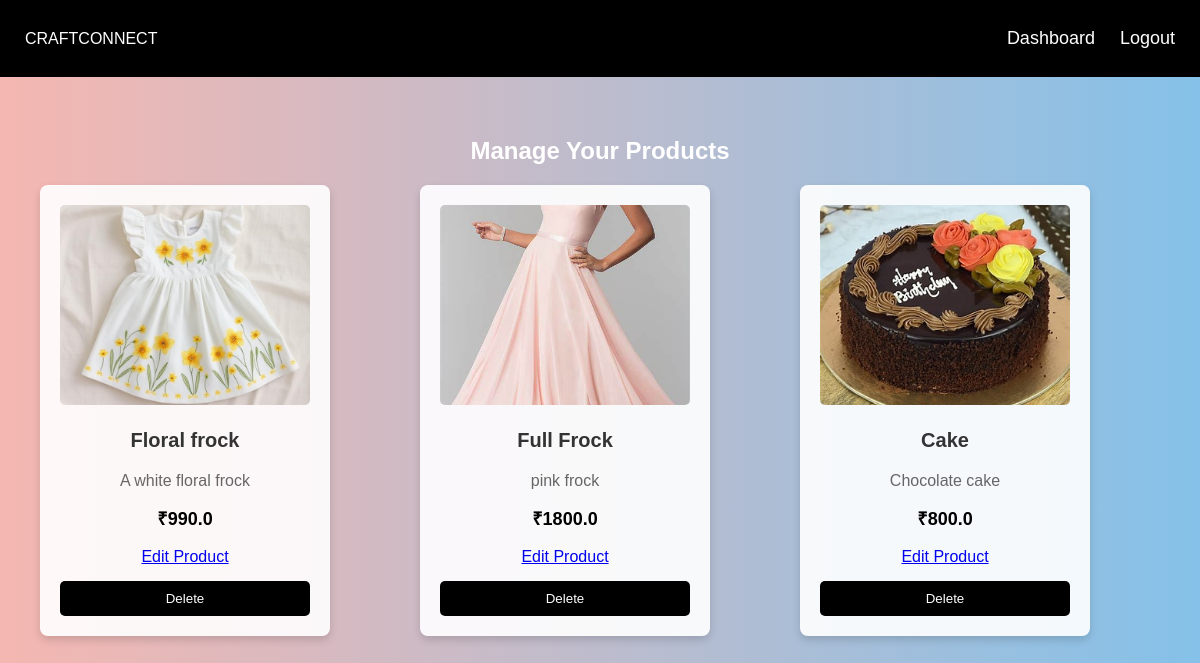
Screenshot of /manage_products (signed in) with the database file from the repository.
### tables this page shows
CREATE TABLE products (
            id INTEGER PRIMARY KEY AUTOINCREMENT,
            name TEXT NOT NULL,
            description TEXT NOT NULL,
            price REAL NOT NULL,
            image TEXT NOT NULL,
            manufacturer_id INTEGER,
            FOREIGN KEY (manufacturer_id) REFERENCES users (id)
        );

### app.py (the view)
@app.route('/manage_products')
def manage_products():
    if "user_id" not in session or session["user_type"] != "manufacturer":
        return redirect(url_for("login"))
    manufacturer_id = session["user_id"]
    conn = sqlite3.connect("craftconnect.db")
    conn.row_factory = sqlite3.Row
    cursor = conn.cursor()
    cursor.execute("SELECT * FROM products WHERE manufacturer_id=?", (manufacturer_id,))
    products = cursor.fetchall()
    conn.close()
    return render_template("manage_products.html", products=products)

### templates/manage_products.html (shortened to what this page needs)
<!DOCTYPE html>
<html lang="en">
<head>
    <link rel="stylesheet" href="{{ url_for('static', filename='css/styles.css') }}">
</head>
<body>
    <nav class="navbar">
        <div class="logo">CRAFTCONNECT</div>
        <ul class="nav-links">
            <li><a href="{{ url_for('manufacturer_dashboard') }}">Dashboard</a></li>
            <li><a href="{{ url_for('logout') }}">Logout</a></li>
        </ul>
    </nav>
    <section class="product-container">
        <h2>Manage Your Products</h2>
        {% if products %}
            <div class="products-grid">
                {% for product in products %}
                <div class="product-card">
                    <img src="{{ url_for('static', filename='uploads/' + product[4]) }}" alt="{{ product[1] }}">
                    <h3>{{ product[1] }}</h3>
                    <p>{{ product[2] }}</p>
                    <p class="price">₹{{ product[3] }}</p>
                    <a href="{{ url_for('edit_product', product_id=product[0]) }}">
                        <a href="{{ url_for('edit_product', product_id=product['id']) }}" class="edit-btn">Edit Product</a>
                    </a>
                    <form action="{{ url_for('delete_product', product_id=product[0]) }}" method="POST">
                        <button type="submit">Delete</button>
                    </form>
                </div>
                {% endfor %}
            </div>
        {% else %}
            <p>No products found.</p>
        {% endif %}
    </section>
</body>
</html>

### static/css/styles.css (style rules this page uses)
body { margin: 0; font-family: Arial, sans-serif; background: linear-gradient(to right, #F5B7B1, #85C1E9); background-attachment: fixed; background-size: cover; color: white; }
.navbar { display: flex; justify-content: space-between; align-items: center; flex-wrap: wrap; padding: 12px 25px; background: black; color: white; }
.nav-links { list-style: none; display: flex; gap: 25px; }
.nav-links a { text-decoration: none; color: white; font-size: 18px; transition: 0.3s ease; }
.product-container { text-align: center; padding: 40px; }
.products-grid { display: grid; grid-template-columns: repeat(auto-fit, minmax(250px, 1fr)); gap: 20px; justify-content: center; }
.product-card { background: rgba(255, 255, 255, 0.9); color: black; padding: 20px; box-shadow: 0px 4px 8px rgba(0, 0, 0, 0.15); text-align: center; border-radius: 8px; width: 250px; }
.product-card img { width: 100%; height: 200px; object-fit: cover; border-radius: 5px; }
.product-card h3 { font-size: 20px; color: #333; }
.product-card p { font-size: 16px; color: #666; }
.product-card .price { font-size: 18px; font-weight: bold; color: black; margin-top: 10px; }
.product-card button { margin-top: 15px; padding: 10px; background: black; color: white; border: none; cursor: pointer; border-radius: 5px; }
input, button { width: 100%; padding: 10px; margin-top: 5px; }

### rows the page displays
products: image (picture), name "Floral frock", description "A white floral frock", price "990.0"
products: image (picture), name "Full Frock", description "pink frock", price "1800.0"
products: image (picture), name "Cake", description "Chocolate cake", price "800.0"
